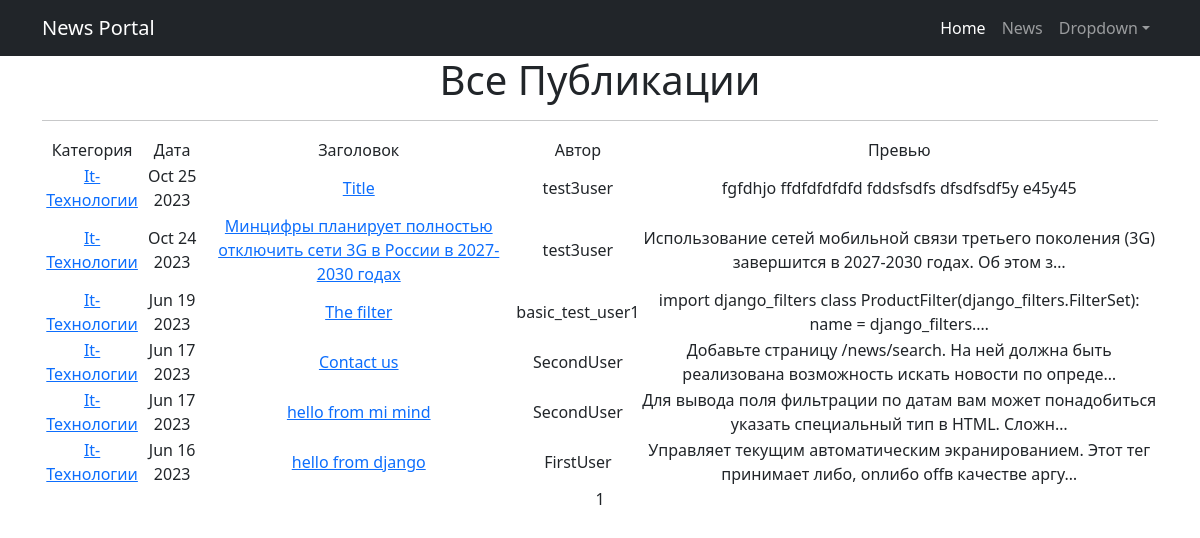
Screenshot of /News/categories/4 with the database file from the repository.
### NewsPortal/models.py (models this page shows, shortened)
class Category(models.Model):
    name = models.CharField(max_length=64, unique=True)  # название категории
    subscribers = models.ManyToManyField(User, related_name="categories", blank=True) # поле subscribers имеет связь ManyToMany
    def __str__(self):
        return self.name.title()

class Post(models.Model):
    POSITIONS = [
        ('New', 'Новость'),
        ('Art', 'Статья')
    ]
    author = models.ForeignKey(Author, on_delete=models.CASCADE)  # id создателя статьи/новости
    choi_public = models.CharField(max_length=3,
                                   choices=POSITIONS,
                                   default='Art')
    time_create = models.DateTimeField(auto_now_add=True)  # дата и время создания статьи/новости
    cat = models.ManyToManyField(Category, through=PostCategory)  # cat имеет связь с Category через PostCategory
    title = models.CharField(max_length=255)  # заголовок статьи/новости
    content = models.TextField(blank=True)  # содержание статьи/новости
    _rating = models.IntegerField(default=0, db_column='rating')  # рейтинг статьи/новости

class Author(models.Model):
    user = models.OneToOneField(User, on_delete=models.CASCADE)  # id пользователя (кто создатель)
    rating = models.IntegerField(default=0)  # рейтинг создателя
    def __str__(self):
        return self.user.username

### NewsPortal/views.py (the view)
# urls.py: path('categories/<int:pk>', CategoryListView.as_view(), name='category_list'),
class CategoryListView(ListView):  # вьюха для просмотра всех постов выбраной категории
    model = Post # на основе модели Post
    template_name = 'category_list.html' # указываем шаблон
    context_object_name = 'category_news_list' # обзываем контекст
    ordering = '-time_create'
    paginate_by = 10
    def get_queryset(self): # функция переопределения кверисета
        self.category = get_object_or_404(Category, id=self.kwargs['pk']) # получаем выбранную категорию
        queryset = Post.objects.filter(cat=self.category,).order_by('-time_create') # получаем все посты выбранной категории
        return queryset # возвращаем queryset
    def get_context_data(self, **kwargs): #
        context = super().get_context_data(**kwargs) #
        context['is_not_subsсriber'] = self.request.user not in self.category.subscribers.all() #
        context['category'] = self.category #
        return context #

### NewsPortal/templatetags/custom_filters.py (called while the page is built)
@register.filter()
def censor(value):
   n = 0
   try:
      inSwordList = value.split()
      for sword_ in inSwordList:
         if sword_.lower() in RestrSwords:
            inSwordList[n] = sword_.replace(sword_[1:], '*' * len(sword_[1:]))
         n += 1
   except Exception as e:
      return f'Объект не является строкой!:\n{e}'
   return ' '.join(inSwordList)

### templates/category_list.html (shortened to what this page needs)
{% extends 'flatpages/default.html' %}
{% block content %}
    <h1>Все Публикации</h1>
    <hr>
    {% if category_news_list %}
        <table>
            <tr>
                <td>Категория</td>
                <td>Дата</td>
                <td>Заголовок</td>
                <td>Автор</td>
                <td>Превью</td>
            </tr>
            {% for post in category_news_list %}
            <tr>
                <td>{% for category in post.cat.all %}
                    <a href="{% url 'category_list' category.id %}">{{ category }}</a>
                {% endfor %}</td>
                <td>{{ post.time_create|date:'M d Y' }}</td>
                <td>
                    <a href="{% url 'news_detail' post.id %}">{{ post.title|censor }}</a>
                </td>
                <td>{{ post.author }}</td>
                <td>{{ post.content|truncatechars:100|censor }}</td>
            </tr>
           {% endfor %}
        </table>
    {% else %}
        <h2>Новостей нет!</h2>
    {% endif %}
   {{ page_obj.number }}
{% endblock content %}

### rows the page displays
Post: time_create "Oct 25 2023", title|censor "Title", author "test3user", content|censor "fgfdhjo ffdfdfdfdfd fddsfsdfs dfsdfsdf5y e45y45"
Category: name "It-Технологии"
Post: time_create "Oct 24 2023", title|censor "Минцифры планирует полностью отключить сети 3G в России в 2027-2030 годах", author "test3user", content|censor "Использование сетей мобильной связи третьего поколения (3G) завершится в 2027-2030 годах. Об этом з…"
Post: time_create "Jun 19 2023", title|censor "The filter", author "basic_test_user1", content|censor "import django_filters class ProductFilter(django_filters.FilterSet): name = django_filters.…"
Post: time_create "Jun 17 2023", title|censor "Contact us", author "SecondUser", content|censor "Добавьте страницу /news/search. На ней должна быть реализована возможность искать новости по опреде…"
Post: time_create "Jun 17 2023", title|censor "hello from mi mind", author "SecondUser", content|censor "Для вывода поля фильтрации по датам вам может понадобиться указать специальный тип в HTML. Сложн…"
Post: time_create "Jun 16 2023", title|censor "hello from django", author "FirstUser", content|censor "Управляет текущим автоматическим экранированием. Этот тег принимает либо, onлибо offв качестве аргу…"

### other values shown
{{ page_obj.number }} "1"
